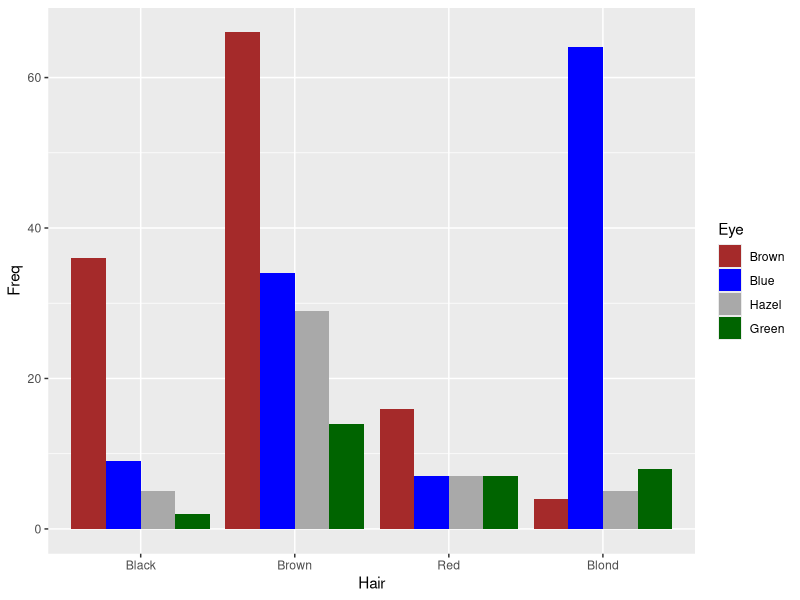

The R script that drew this image:
# HairEyeColor - таблица с данными, встроенными в R. задача в 
# переменную red_men сохранить долю рыжеволосых (Red) от общего 
# числа голубоглазых мужчин.

red_men <- prop.table(HairEyeColor[,,'Male'], 2)['Red', 'Blue']


# Напишите число зеленоглазых женщин в наборе данных HairEyeColor.

sum(HairEyeColor[,'Green','Female'])


# Постройте столбчатую диаграмму распределения цвета глаз по цвету 
# волос только у женщин из таблицы HairEyeColor. По оси X должен идти 
# цвет волос, цвет столбиков должен отражать цвет глаз. 
# По оси Y - количество наблюдений.

library("ggplot2")
mydata <- as.data.frame(HairEyeColor[,,'Female'])

obj <- ggplot(data = mydata, aes(x = Hair, y = Freq)) + 
  geom_bar(stat="identity", aes(fill = Eye), position = position_dodge()) + 
  scale_fill_manual(values=c("Brown", "Blue", "Darkgrey", "Darkgreen"))

# На основе таблицы HairEyeColor создайте ещё одну таблицу, в которой 
# хранится информация о распределении цвета глаз у женщин-шатенок 
# (Hair = 'Brown'). Проведите тест равномерности распределения цвета 
# глаз у шатенок и выведите значение хи-квадрата для этого теста.

fem_data <- HairEyeColor[,,'Female']
chisq.test(fem_data['Brown',])$stat


# Воспользуемся данными diamonds из библиотеки ggplot2. При помощи 
# критерия Хи - квадрат проверьте гипотезу о взаимосвязи качества огранки 
# бриллианта (сut) и его цвета (color). В переменную main_stat сохраните 
# значение статистики критерия Хи - квадрат. Обратите внимание, main_stat 
# должен быть вектором из одного элемента, а не списком (листом).

main_stat <- chisq.test(x = diamonds$cut, y = diamonds$color)$stat


# diamonds из библиотеки ggplot2. При помощи критерия Хи - квадрат проверьте 
# гипотезу о взаимосвязи цены (price) и каратов (carat) бриллиантов. Для этого 
# сначала нужно перевести эти количественные переменные в формат пригодный 
# для Хи - квадрат. Создайте две новые переменные в данных diamonds:
# - factor_price - где будет 1, если значение цены больше либо равно чем 
# среднее, и 0, если значение цены ниже среднего цены по выборке.
# - factor_carat - где будет 1, если число карат больше либо равно чем 
# среднее,  и 0, если ниже среднего числа карат по выборке.

diamonds$factor_price <- ifelse(diamonds$price >= mean(diamonds$price), 1, 0)
diamonds$factor_carat <- ifelse(diamonds$carat >= mean(diamonds$carat), 1, 0)

# Используя эти шкалы при помощи Хи - квадрат проверьте исходную гипотезу. 
# Сохраните в переменную main_stat значение критерия  Хи - квадрат.

main_stat <- chisq.test(x = diamonds$factor_price, y = diamonds$factor_carat)$stat


# При помощи точного критерия Фишера проверьте гипотезу о взаимосвязи типа 
# коробки передач (am) и типа двигателя (vs) в данных mtcars. Результат 
# выполнения критерия сохраните в переменную.Получившийся p - уровень 
# значимости сохраните в переменную fisher_test.

fisher_test <- fisher.test(x = mtcars$am, y = mtcars$vs)$p